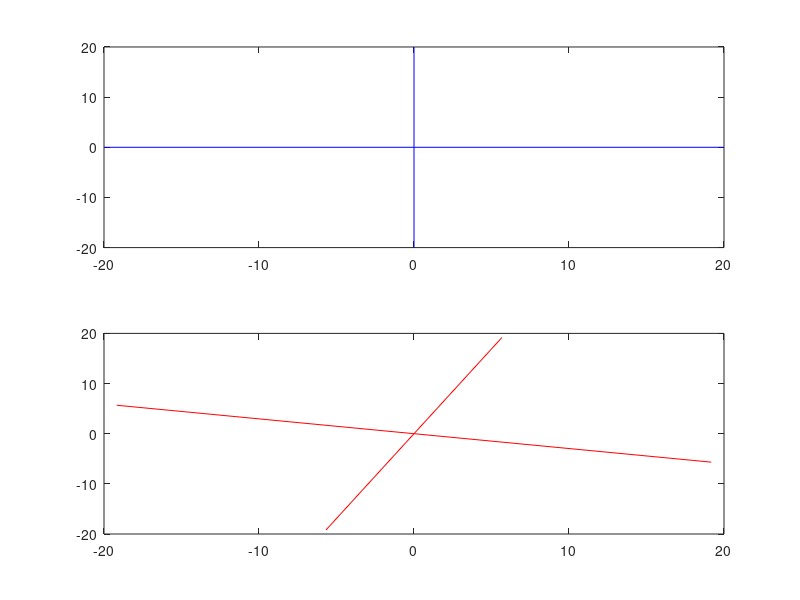

Here is the MATLAB script that generated this plot:
%Program to perform 2D coordinate rotation transformation

%For actual object P
fprintf('Enter number of vertices of given shape: ');
n = input('');
%For coordinates of the given object P
for i=1:n
    fprintf('Enter x coordinate of pt.%d: ', i);
    x(i) = input('');
    fprintf('Enter y coordinate of pt.%d: ', i);
    y(i) = input('');
end

%Creating the given object P
P = ones(3,n);

P(1,:)=x;
P(2,:)=y;

%Entering info about translating vector
fprintf('\nAngle of rotation w.r.t +ve x-axis(in radians):');
t = input('');

%Creating rotation matrix
Rt = [cos(t) sin(t) 0; -1*sin(t) cos(t) 0];

subplot(2,1,1);
fill(P(1,:),P(2,:),'m');

%Plotting actual line
line([-20,20],[0,0], 'Color', 'blue');
line([0,0],[-20,20], 'Color', 'blue');

subplot(2,1,2);
fill(P(1,:), P(2,:), 'y');

%Line Matrix(For Axes)
%For x-axis
xL = [-20 20; 0 0; 1 1];
%For y-axis
yL = [0 0; -20 20; 1 1];

%Creating transformed rotated Line Matrices
%For x-axis
xT = Rt*xL;
%For y-axis
yT = Rt*yL;

%Plotting transformed line
line(xT(1,:), xT(2,:) , 'Color', 'red');
line(yT(1,:), yT(2,:) , 'Color', 'red');

%End of program